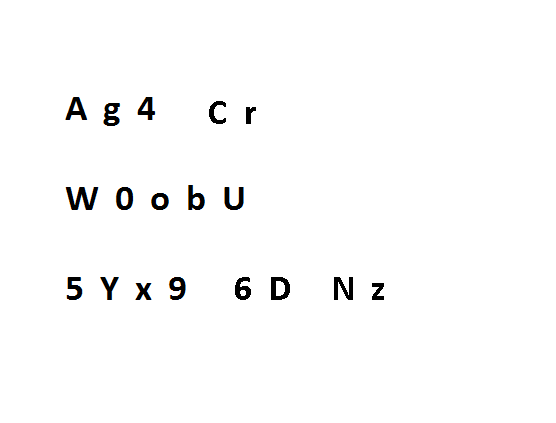
%> input picture Code/Identity/Machine_test.png, 556 x 423 px
$ octave Test.m   (GNU Octave 9; MATLAB toolbox functions it lacks are replaced by stand-ins)
%> lines starting %> are read from the running program, lines starting %| are printed output that depends on the picture; in (x1, y1, x2, y2) boxes, pixels count from 0 and x2, y2 are one past the last pixel; in counts of white or black regions, pixels touching at a corner belong together; the program's own positions count from 1
%I = imread('Hand_test.png');
I = imread('Machine_test.png');
%> I is the input picture: size 423x556x3 uint8; mean R, G, B 250.8, 250.8, 250.8
figure,imshow(I)

Igray = rgb2gray(I);

Ibw = im2bw(Igray,graythresh(Igray));
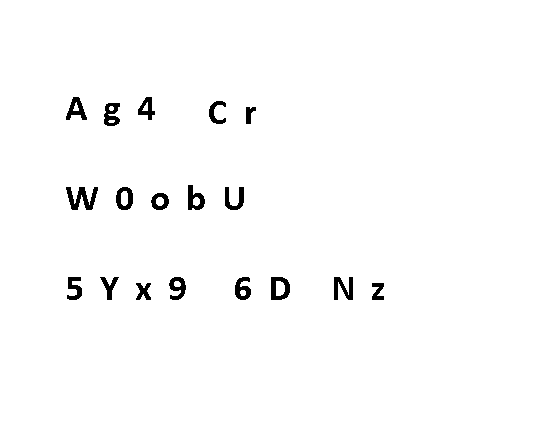
%> Ibw: size 423x556 logical; 98.3% white; 18 black regions, largest, box (x1, y1, x2, y2) and area: (66, 187, 98, 210) 378, (271, 277, 290, 300) 275, (334, 277, 353, 300) 264

Iedge = edge(uint8(Ibw));
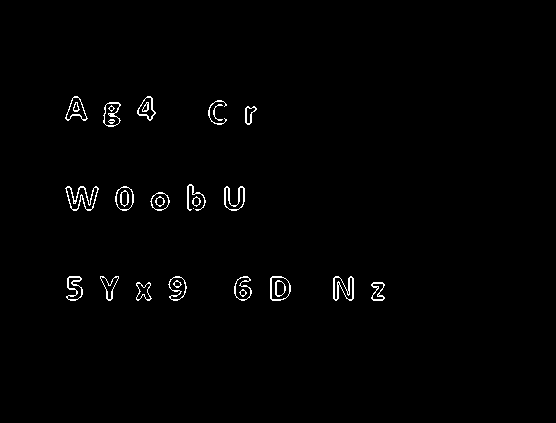
%> Iedge: size 423x556 logical; 1.1% white in thin lines or dots, all inside (x1, y1, x2, y2) = (65, 96, 385, 301)

se = strel('square',3);

Iedge2 = imdilate(Iedge, se);
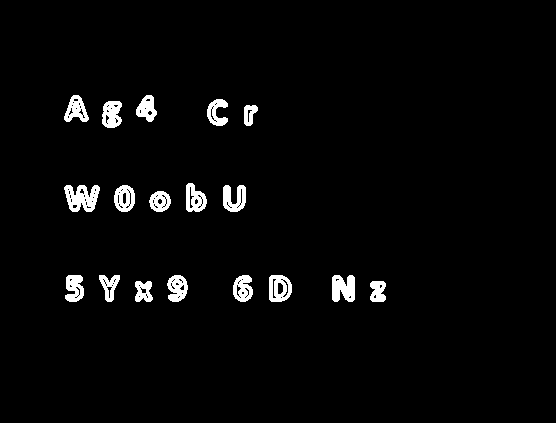
%> Iedge2: size 423x556 logical; 2.9% white; 18 white regions, largest, box (x1, y1, x2, y2) and area: (64, 185, 100, 212) 647, (332, 275, 355, 302) 513, (269, 275, 292, 302) 444

Ifill = imfill(Iedge2,'holes');
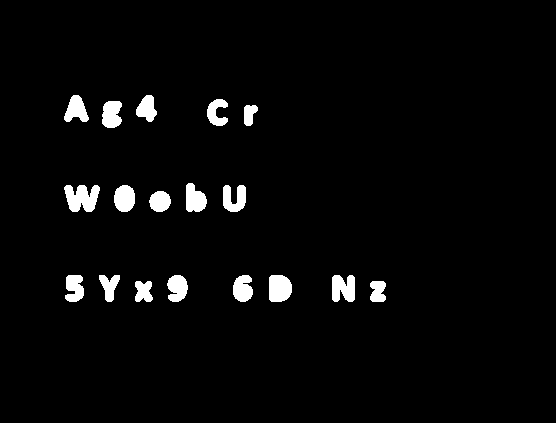
%> Ifill: size 423x556 logical; 3.2% white; 18 white regions

[Ilabel num] = bwlabel(Ifill);
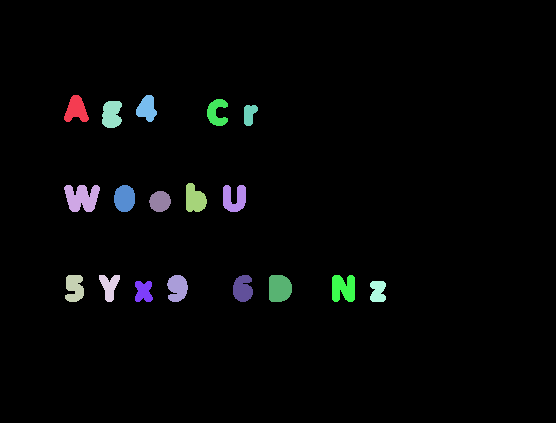
%> Ilabel: size 423x556 double; 19 distinct labels, from 0 to 18; one colour per label, 0 black
%> num = 18

Iprops = regionprops(Ilabel);
%> Iprops = 18 regions; largest, box (x1, y1, x2, y2), Area and Centroid: (64, 185, 100, 212) 698 [82.4 198.5], (269, 275, 292, 302) 546 [280 289], (332, 275, 355, 302) 520 [344 288.9], (114, 185, 135, 212) 463 [125.1 199], (186, 183, 207, 212) 456 [195.4 199.8]

Ibox = [Iprops.BoundingBox];
%> Ibox = 72 values, max 370.5 at index 69, min 14 at index 59, mean 106.4
Ibox = reshape(Ibox,[4 num]);
%> Ibox = 18 columns, first 8: [64.5 64.5 65.5 99.5 102.5 114.5 135.5 136.5; 95.5 185.5 275.5 275.5 101.5 185.5 281.5 95.5; 25 36 19 21 20 21 18 21; 27 27 27 27 27 27 21 27]

Ic = [Iprops.Centroid];
%> Ic = 36 values, max 378.5 at index 35, min 75.07 at index 5, mean 200.9
Ic = reshape(Ic,[2 num]);
%> Ic = 18 columns, first 8: [76.84 82.42 75.07 110 112.3 125.1 144.1 147.5; 110.4 198.5 288.7 286.9 114.9 199 292.1 109.2]
%Ic = Ic';
%Ic(:,3) = (mean(Ic.^2,2)).^(1/2);
%Ic(:,4) = 1:num;
[m ,n]=size(Ilabel);
%> m = 423; n = 556
cntB=1;
j=1;
flag=0;
fid=fopen('abc.txt','wt');
while 1
    mat=' ';
while (sum(Ilabel(cntB,:))==0)
    cntB=cntB+1;
    if(cntB==m)
       flag=1;
       break;
    end
end
if flag==1
   break;
end
y1=cntB;
while (sum(Ilabel(cntB,:))~=0)
    cntB=cntB+1;
end
y2=cntB;

% % Extra lines compare to example2 to extract all the components into an
% % cell array
%Ic2 = sortrows(Ic,2);
%
% for cnt = 1:10
%     Ic2((cnt-1)*(num/10)+1:cnt*(num/10),:) = sortrows(Ic2((cnt-1)*(num/10)+1:cnt*(num/10),:),4);
% end
%
j=1;
z=0;
for i=1:num
if Ic(2,i)>=y1 && Ic(2,i)<=y2
    z(1,j)=i;
    j=j+1;
end
end

% Ic3 = Ic2(:,1:2);
%ind = Ic2(:,4);

for cnt = 1:j-1
    img{cnt} = imcrop(Ibw,Ibox(:,z(cnt))); %Ibw OR Ifill
end

for cnt = 1:j-1
%> (the run ends here)

$ run again, with Code/Identity/Hand_test.png copied over Code/Identity/Machine_test.png
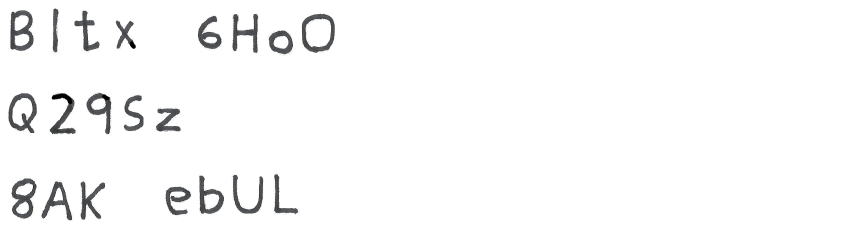
%> input picture Code/Identity/Hand_test.png, 1716 x 471 px (shown at 1/2 size)
%> I is the input picture: size 471x1716x3 uint8; mean R, G, B 248.6, 248.7, 248.7
%> `Ibw = im2bw(Igray,graythresh(Igray));`:
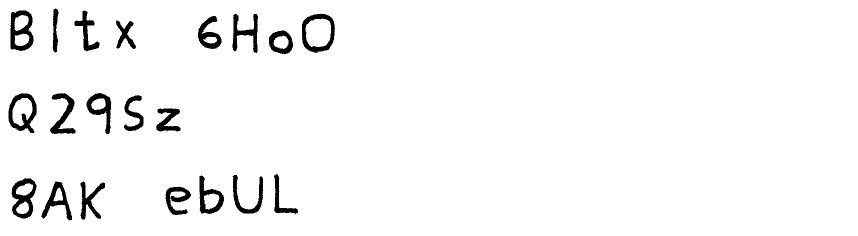
%> Ibw: size 471x1716 logical (shown at 1/2 size); 96.5% white; 20 black regions, largest, box (x1, y1, x2, y2) and area: (21, 21, 67, 102) 1972, (23, 357, 73, 437) 1903, (604, 27, 670, 106) 1832
%> Iedge: size 471x1716 logical; 1.1% white in thin lines or dots, all inside (x1, y1, x2, y2) = (16, 17, 670, 441)
%> Iedge2: size 471x1716 logical; 3% white; 31 white regions, largest, box (x1, y1, x2, y2) and area: (463, 26, 518, 107) 1395, (464, 348, 528, 429) 1358, (159, 362, 212, 441) 1276
%> Ifill: size 471x1716 logical; 5.8% white; 20 white regions
%> `[Ilabel num] = bwlabel(Ifill);`:
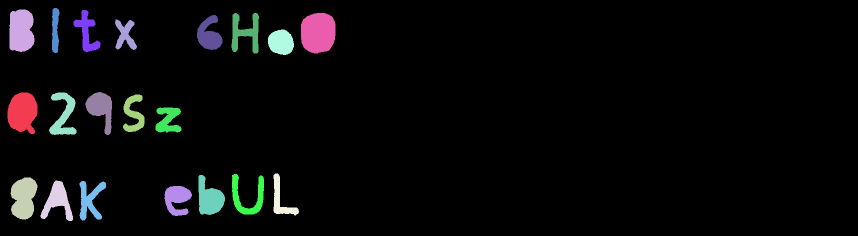
%> Ilabel: size 471x1716 double (shown at 1/2 size); 21 distinct labels, from 0 to 20; one colour per label, 0 black
%> num = 20
%> Iprops = 20 regions; largest, box (x1, y1, x2, y2), Area and Centroid: (602, 26, 671, 107) 4735 [636.9 66.1], (15, 185, 75, 268) 3821 [45.7 225.2], (19, 19, 69, 104) 3659 [42.9 62.1], (21, 355, 75, 439) 3393 [48 396.3], (397, 350, 450, 430) 2692 [419.6 397.8]
%> `Ibox = [Iprops.BoundingBox];`: Ibox = 80 values, max 602.5 at index 77, min 15 at index 23, mean 145.3
%> `Ibox = reshape(Ibox,[4 num]);`: Ibox = 20 columns, first 8: [15.5 19.5 21.5 81.5 98.5 104.5 147.5 159.5; 185.5 19.5 355.5 361.5 185.5 16.5 20.5 362.5; 60 50 54 65 55 15 54 53; 83 85 84 81 85 90 84 79]
%> `Ic = [Iprops.Centroid];`: Ic = 40 values, max 636.9 at index 39, min 42.91 at index 3, mean 258.2
%> `Ic = reshape(Ic,[2 num]);`: Ic = 20 columns, first 8: [45.67 42.91 47.98 115.9 127.7 111.1 174.1 180.6; 225.2 62.07 396.3 402.4 231.1 61.04 64.52 401.3]
